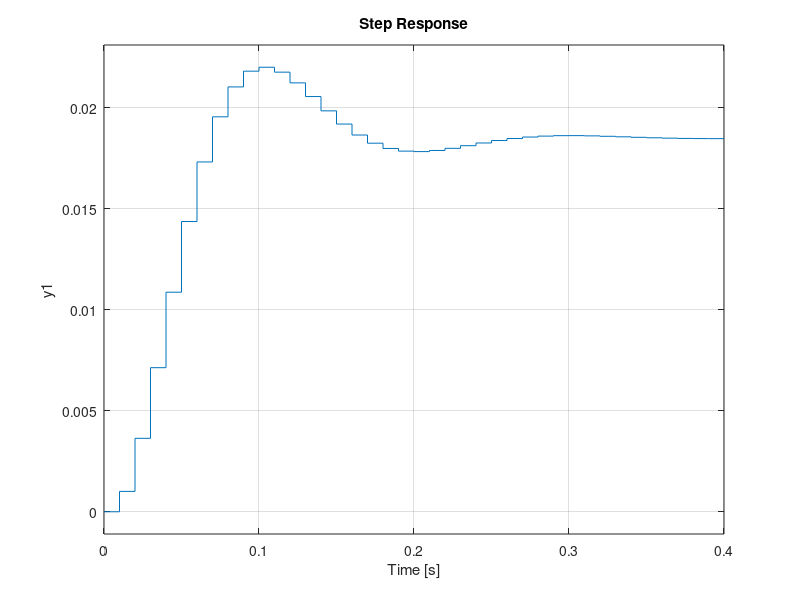

The MATLAB source for this figure: (Note: this script raises an error after producing the figure.)
close all;
clc; clear all;

%% modelagem sistema
% x'' = 1000x + 20u
% S²X(S) = 1000 X(S) + 20 U(S)
% X(S)[S² - 1000] / U(S) = 20
% X(S)/U(S) = 20 / (S² - 1000)

num = [20];
den = [1 0 -1000];
Gma = tf(num, den)

SS1 = ss(Gma)


%% montando as matrizes SS
% as variaveis de estado são X1 = x e X2 = x'
% derivando: X1' = x' e X2' = x''
% X1' = X2 ; X2' = 1000 X1 + 20 U

A = [0 1;...
     1000 0];

B = [0;...
     20];

C = [1 0];

D = [];

SS2 = ss(A, B, C, D)

%step(SS1, 'r*', SS2, 'b')
% ambos os resultados de espaço de estados são iguais


%% discretizacao das matrizes
Ts = 0.01
SS2_z = c2d(SS2, Ts,'zoh')

G = SS2_z.A
H = SS2_z.B
C = SS2_z.C


%% verificacao controlabilidade
n = size(G,2); % ordem do modelo
Co = ctrb(G,H);

if rank(Co) == n
    disp('Matriz de Cont. tem posto completo')
    disp('O par é controlavel.')
else
    disp('Nao controlavel')
end


%% calculo dos polos desejados

tsd = 0.25*0.95;
Mp = 0.2*0.95;
% 0.95 para dar uma margem de erro

zeta = sqrt( (log(Mp)^2) / (pi^2 + log(Mp)^2))
wn = 4 / (zeta*tsd)

Pd  = roots([1 2*zeta*wn wn^2])
Pd_z  = exp(Pd*Ts)


%% Alocacao dos polos
%polos discretos deesjados
[K,precision] = place(G,H,Pd_z);

disp('Ganho K')
disp(K)

% Checar resposta
disp('Polos de malha fechada')
disp(eig(G-H*K))


%% verificacao resposta
step(ss((G-H*K), H, C, D, Ts))
stepinfo(ss((G-H*K), H, C, D, Ts))
